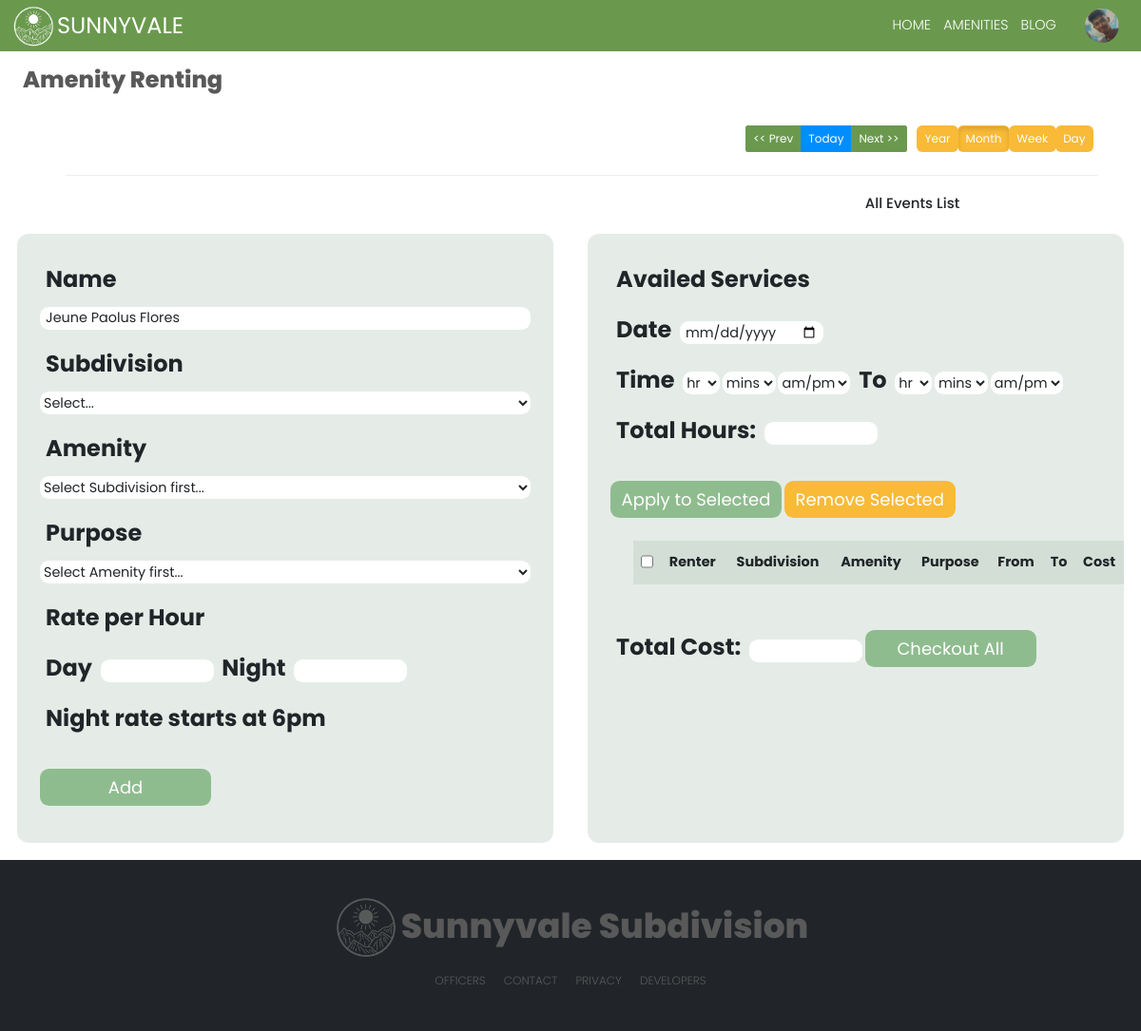
Page /modules/amenities.php (signed in) on the earlier database version.
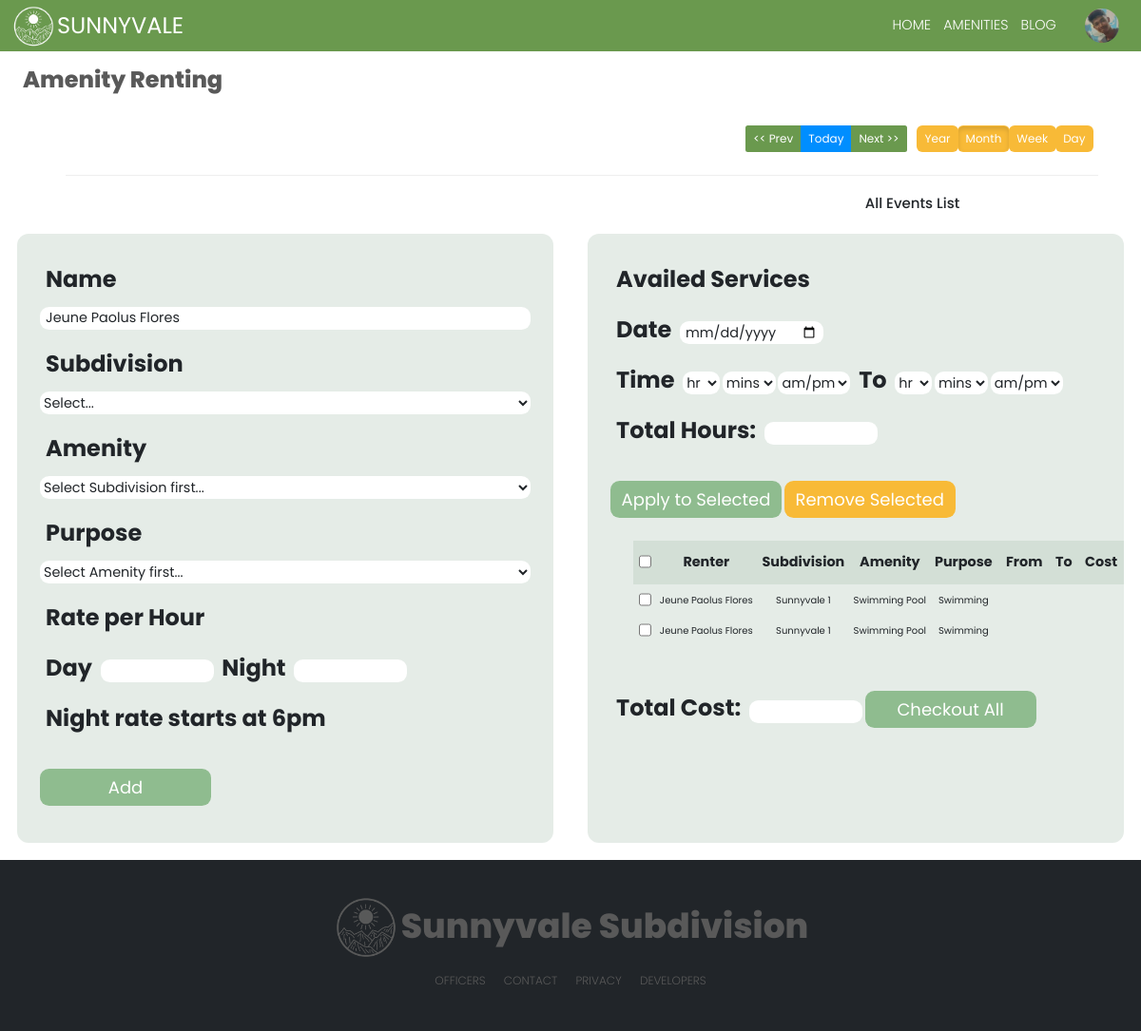
Same page on the later database version.
### tables this page shows
CREATE TABLE IF NOT EXISTS `user` (
  `user_id` int(11) NOT NULL AUTO_INCREMENT,
  `user_homeowner_id` int(11) DEFAULT NULL,
  `user_tenant_id` int(11) DEFAULT NULL,
  `full_name` varchar(50) NOT NULL,
  `user_type` varchar(15) NOT NULL,
  `password` varchar(30) NOT NULL,
  `email_address` varchar(40) DEFAULT NULL,
  `account_status` varchar(15) NOT NULL,
  `verification_code` varchar(6) DEFAULT NULL,
  `email_verified_at` datetime DEFAULT NULL,
  PRIMARY KEY (`user_id`)
);

CREATE TABLE IF NOT EXISTS `homeowner_profile` (
  `homeowner_id` int(11) NOT NULL AUTO_INCREMENT,
  `last_name` varchar(100) NOT NULL,
  `first_name` varchar(100) NOT NULL,
  `middle_name` varchar(100) DEFAULT NULL,
  `suffix` varchar(100) DEFAULT NULL,
  `sex` varchar(100) NOT NULL,
  `street` varchar(255) NOT NULL,
  `subdivision` varchar(255) NOT NULL,
  `barangay` varchar(50) NOT NULL,
  `business_address` varchar(255) DEFAULT NULL,
  `occupation` varchar(100) DEFAULT NULL,
  `email_address` varchar(100) NOT NULL,
  `birthdate` date DEFAULT NULL,
  `mobile_number` varchar(20) DEFAULT NULL,
  `employer` varchar(100) DEFAULT NULL,
  `vehicle_registration` varchar(20) DEFAULT NULL,
  `display_picture` varchar(255) NOT NULL,
  PRIMARY KEY (`homeowner_id`)
);

CREATE TABLE IF NOT EXISTS `amenity_renting` (
  `amenity_renting_id` int(11) NOT NULL AUTO_INCREMENT,
  `transaction_id` int(11) DEFAULT NULL,
  `user_id` int(11) NOT NULL,
  `renter_name` varchar(255) NOT NULL,
  `subdivision_name` varchar(255) NOT NULL,
  `amenity_name` varchar(255) NOT NULL,
  `amenity_purpose` varchar(255) NOT NULL,
  `date_from` datetime DEFAULT NULL,
  `date_to` datetime DEFAULT NULL,
  `cost` int(11) DEFAULT NULL,
  `cart` varchar(10) NOT NULL,
  PRIMARY KEY (`amenity_renting_id`)
);

CREATE TABLE IF NOT EXISTS `amenity_purpose` (
  `amenity_purpose_id` int(11) NOT NULL AUTO_INCREMENT,
  `amenity_id` int(11) NOT NULL,
  `amenity_purpose` varchar(100) NOT NULL,
  `day_rate` int(11) NOT NULL,
  `night_rate` int(11) NOT NULL,
  PRIMARY KEY (`amenity_purpose_id`)
);

### modules/amenities.php (the view, shortened to what the rows shown need)
<?php
require '../marginals/topbar.php';
$resultRes = $con->query("SELECT * FROM amenity_renting WHERE user_id= " . $_SESSION['user_id'] . " AND cart='Yes'") or die($mysqli->error);
?>
<!DOCTYPE html>
<html lang="en">
<head>
  <link rel="stylesheet" href="https://cdn.jsdelivr.net/npm/bootstrap@4.5.3/dist/css/bootstrap.min.css">
  <link rel="stylesheet" href="https://maxcdn.bootstrapcdn.com/bootstrap/3.3.5/css/bootstrap.min.css">
  <link rel="stylesheet" href="https://maxcdn.bootstrapcdn.com/bootstrap/3.3.5/css/bootstrap-theme.min.css">
  <link rel="stylesheet" href="css/calendar.css">
  <link rel="stylesheet" href="https://maxcdn.bootstrapcdn.com/bootstrap/4.0.0/css/bootstrap.min.css" />
  <link rel="stylesheet" href="https://cdnjs.cloudflare.com/ajax/libs/font-awesome/6.2.0/css/all.min.css" />
</head>
<body>
  <div class="treasurer">
    <div class="treasurerPanel">
      <form method="post" enctype="multipart/form-data">
        <div class='amenities'>
          <div class="amenitiesForm">
            <label>Name</label>
            <input type="text" name="renter_name" id="name"  value="<?php echo $row['full_name'] ?>" required />
            <label>Subdivision</label>
            <select name="subdivision" id="subdivision_id" required>
              <option value="0" selected="selected">Select...</option>
            </select>
            <label>Amenity</label>
            <select name="amenity" id="amenity_id" required>
              <option value="0">Select Subdivision first...</option>
            </select>
            <label>Purpose</label>
            <select name="purpose" id="purpose_id" required>
              <option value="0">Select Amenity first...</option>
            </select>
            <label>Rate per Hour</label>
            <div>
              <label>Day</label>
              <input type="text" id="day_id" size="6" readonly>
              <label>Night</label>
              <input type="text" id="night_id" size="6" readonly>
              <label>Night rate starts at 6pm</label>
            </div>
            <button class="btnSubmit" name="addToCart" id="add">Add</button>
            <br>
          </div>
          <div class='amenitiesForm'>
            <table class="tblAmenity">
              <tr>
                <th><input type="checkbox" name="select-all" id="select-all" /></th>
                <th>Renter</th>
                <th>Subdivision</th>
                <th>Amenity</th>
                <th>Purpose</th>
                <th>From</th>
                <th>To</th>
                <th>Cost</th>
              </tr>
              <?php while ($row = $resultRes->fetch_assoc()) : ?>
                <tr>
                  <td>
                    <input type="checkbox" value=<?php echo $row['amenity_renting_id']; ?> name="checkbox[]" id="checkbox">
                  </td>
                  <td>
                    <?php echo $row['renter_name'] ?>
                  </td>
                  <td>
                    <?php echo $row['subdivision_name'] ?>
                  </td>
                  <td>
                    <?php echo $row['amenity_name'] ?>
                  </td>
                  <td>
                    <?php
                    $amenity_purpose_id = $row['amenity_purpose'];
                    $resultPurpose = $con->query("SELECT * FROM amenity_purpose WHERE amenity_purpose_id = '$amenity_purpose_id'");
                    $rowPurpose = $resultPurpose->fetch_assoc();
                    echo $rowPurpose['amenity_purpose'];
                    ?>
                  </td>
                  <td>
                  </td>
                  <td>
                  </td>
                  <td>
                  </td>
                </tr>
              <?php endwhile; ?>
            </table>
          </div>
        </div>
    </div>
  </div>
  <?php
  require '../marginals/footer2.php';
  ?>
</body>
</html>

### marginals/topbar.php (shortened to what the rows shown need)
<?php
include "../process.php";
if ($_SESSION['user_type'] == 'Tenant') {
  $result = $con->query("SELECT * FROM user, tenant WHERE user_id = " . $user_id = $_SESSION['user_id'] . "  AND user.full_name = tenant.full_name") or die($mysqli->error);
  $result1 = $con->query("SELECT * FROM user, tenant WHERE user_id = " . $user_id = $_SESSION['user_id'] . "  AND user.full_name = tenant.full_name")  or die($mysqli->error);
  $row1 = $result1->fetch_assoc();
  $homeowner_id_profile = $row1['user_homeowner_id'];
  $fullname_monthlyDues = $row1['full_name'];
  $user_type = $row1['user_type'];
  $resultSubdivision = $con->query("SELECT * FROM user, tenant, homeowner_profile WHERE user_id = " . $user_id = $_SESSION['user_id'] . " AND user.full_name = tenant.full_name AND homeowner_profile.homeowner_id = tenant.homeowner_id") or die($mysqli->error);
  $rowSubdivision = $resultSubdivision->fetch_assoc();
  $subdivision_name1 = $rowSubdivision['subdivision'];
  $resultComplainee = $con->query("SELECT * FROM homeowner_profile WHERE subdivision ='$subdivision_name1' AND homeowner_id != '$homeowner_id_profile' ORDER BY first_name");
} else {
  $result = $con->query("SELECT * FROM user, homeowner_profile  WHERE user_id = " . $user_id = $_SESSION['user_id'] . "  AND full_name = CONCAT(first_name, ' ', last_name)") or die($mysqli->error);
}
?>
<!DOCTYPE html>
<html lang="en">
<head>
  <link href="https://cdn.jsdelivr.net/npm/bootstrap@5.0.2/dist/css/bootstrap.min.css" rel="stylesheet">
</head>
<body>
  <div class='navigation'>
    <form class="topbarNav" method="post">
      <div class="topRight">
        <div class='menu-trigger'>
          <div class="btn-group dropleft">
            <button type="button" class="dropdownIMG" data-toggle="dropdown" aria-haspopup="true" aria-expanded="false">
              <img class="topImg1" <?php
                                    $row = $result->fetch_assoc();
                                    $imageURL = '../media/displayPhotos/' . $row['display_picture'];
                                    ?> src="<?= $imageURL ?>" alt="" />
            </button>
          </div>
        </div>
      </div>
    </form>
  </div>
</body>
</html>

Differences in the rows shown:
added amenity_renting: renter_name "Jeune Paolus Flores", subdivision_name "Sunnyvale 1", amenity_name "Swimming Pool", amenity_purpose.amenity_purpose "Swimming"
added amenity_renting: renter_name "Jeune Paolus Flores", subdivision_name "Sunnyvale 1", amenity_name "Swimming Pool", amenity_purpose.amenity_purpose "Swimming"
